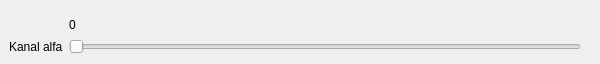
<?xml version="1.0" encoding="UTF-8"?>
<ui version="4.0">
 <class>AlphaSliderClass</class>
 <widget class="QWidget" name="AlphaSliderClass">
  <property name="geometry">
   <rect>
    <x>0</x>
    <y>0</y>
    <width>600</width>
    <height>64</height>
   </rect>
  </property>
  <property name="windowTitle">
   <string>AlphaSlider</string>
  </property>
  <widget class="QSlider" name="alphaSlider">
   <property name="geometry">
    <rect>
     <x>69</x>
     <y>39</y>
     <width>512</width>
     <height>16</height>
    </rect>
   </property>
   <property name="minimumSize">
    <size>
     <width>512</width>
     <height>0</height>
    </size>
   </property>
   <property name="maximumSize">
    <size>
     <width>512</width>
     <height>16777215</height>
    </size>
   </property>
   <property name="maximum">
    <number>255</number>
   </property>
   <property name="value">
    <number>0</number>
   </property>
   <property name="orientation">
    <enum>Qt::Orientation::Horizontal</enum>
   </property>
  </widget>
  <widget class="QLabel" name="alphaLabel">
   <property name="geometry">
    <rect>
     <x>9</x>
     <y>39</y>
     <width>54</width>
     <height>16</height>
    </rect>
   </property>
   <property name="text">
    <string>Kanal alfa:</string>
   </property>
  </widget>
  <widget class="QLabel" name="sliderLabel">
   <property name="geometry">
    <rect>
     <x>69</x>
     <y>17</y>
     <width>41</width>
     <height>16</height>
    </rect>
   </property>
   <property name="sizePolicy">
    <sizepolicy hsizetype="Expanding" vsizetype="Expanding">
     <horstretch>0</horstretch>
     <verstretch>0</verstretch>
    </sizepolicy>
   </property>
   <property name="text">
    <string>0</string>
   </property>
  </widget>
 </widget>
 <layoutdefault spacing="6" margin="11"/>
 <resources/>
 <connections/>
</ui>
